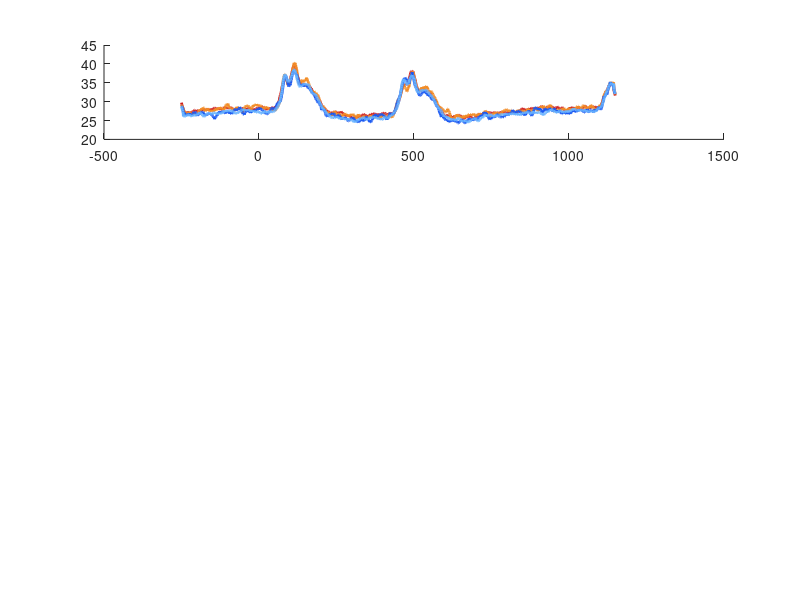

Write the MATLAB code that produced this figure. (Note: this script raises an error after producing the figure.)
% ======================================================================
% Fig3. Code for:
%   "Prefrontal feedback is associated with expectation-dependent
%    adaptation in inferotemporal cortex"
%   Shafiei et al. Communications Biology (under revision).
%
% This script is part of the analysis code for the paper above. We
% recorded single units and field potentials from macaque IT and vlPFC
% while monkeys viewed pairs of images in blocks with different
% repetition probabilities.

% ======================================================================

% Figure 3: repetition suppression and the block effect in IT.
% This script only draws the figure. The numbers come from fig3_data.mat,
% which fig3_analysis.m creates.
%
%   A  Population PSTHs of the four conditions, with an inset showing the
%      adaptation index (AI) for repeated (RT) and alternated (AT) trials,
%      collapsed across blocks
%   B  AI per condition, stimulus-specific adaptation (SSA) per block and
%      block effect (BE), full window (0-200 ms after response onset)
%   C  The same for the early window (0-100 ms)
%   D  The same for the late window (100-200 ms)
%
% Points and bars show the mean across neurons; error bars are the SEM.
% Response windows start at the response onset.
%
% Input:  fig3_data.mat (variables PSTH_pop, n_neurons, AI_repeated, AI_alternated, p_repeated,
%         p_alternated, and AIs, SSA_RB, SSA_AB, BE, p_SSA, p_BE for the full, early and late windows)
% Output: the figure window

clc; clear; close all;
load('fig3_data.mat');

%% Colours and labels
col.RB_rep = [0.80 0.10 0.10];
col.RB_alt = [0.95 0.55 0.15];
col.AB_rep = [0.10 0.35 0.95];
col.AB_alt = [0.40 0.70 1.00];
colors = [col.RB_rep; col.RB_alt; col.AB_rep; col.AB_alt];
AI_labels = {'RB-Rep', 'RB-Alt', 'AB-Rep', 'AB-Alt'};
S1_ON = 250;                                 % S1 onset (ms from trial start)

figure('Color', 'w', 'Position', [50 50 1300 1400]);

%% Panel A: population PSTHs (top row, all three columns)
axBig = subplot(4, 3, [1 2 3]);  hold on;
mRB_rep = PSTH_pop.RB_rep;  mRB_alt = PSTH_pop.RB_alt;
mAB_rep = PSTH_pop.AB_rep;  mAB_alt = PSTH_pop.AB_alt;
t_ms = (0:numel(mRB_rep) - 1) - S1_ON;
plot(t_ms, mRB_rep, 'Color', col.RB_rep, 'LineWidth', 2);
plot(t_ms, mRB_alt, 'Color', col.RB_alt, 'LineWidth', 2);
plot(t_ms, mAB_rep, 'Color', col.AB_rep, 'LineWidth', 2);
plot(t_ms, mAB_alt, 'Color', col.AB_alt, 'LineWidth', 2);
xline(0, ':k');  xline(100, ':k');  xline(400, ':k');  xline(500, ':k');
xlabel('Time from S1 onset (ms)');  ylabel('Firing rate (Hz)');
title(sprintf('A. Population PSTHs (n = %d)', n_neurons));
legend({'RB-Rep', 'RB-Alt', 'AB-Rep', 'AB-Alt'}, 'Location', 'northeast');  legend boxoff;
xlim([-100 800]);  box off;  set(gca, 'TickDir', 'out', 'FontSize', 11);

% Inset: AI for repeated vs alternated trials (collapsed across blocks)
axPos = get(axBig, 'Position');
axInset = axes('Position', [axPos(1) + axPos(3) * 0.72, axPos(2) + axPos(4) * 0.55, axPos(3) * 0.20, axPos(4) * 0.35]);
hold(axInset, 'on');
ins_colors = [0.80 0.10 0.10; 0.10 0.35 0.95];
AI_ins_means = [nanmean(AI_repeated), nanmean(AI_alternated)];
AI_ins_sems  = [nanstd(AI_repeated) / sqrt(numel(AI_repeated)), nanstd(AI_alternated) / sqrt(numel(AI_alternated))];
bar(1:2, AI_ins_means, 'FaceColor', 'flat', 'CData', ins_colors);
errorbar(1:2, AI_ins_means, AI_ins_sems, 'k', 'LineStyle', 'none', 'LineWidth', 1);
if p_repeated < 0.01
    text(1, AI_ins_means(1) + AI_ins_sems(1) + 0.01, '***', 'FontSize', 12, 'HorizontalAlignment', 'center');
end
if p_alternated < 0.01
    text(2, AI_ins_means(2) + AI_ins_sems(2) + 0.01, '***', 'FontSize', 12, 'HorizontalAlignment', 'center');
end
set(axInset, 'XTick', 1:2, 'XTickLabel', {'RT', 'AT'}, 'FontSize', 7);
ylabel(axInset, 'AI', 'FontSize', 7);
yline(axInset, 0, 'k:');
box(axInset, 'off');  set(axInset, 'TickDir', 'out');

%% Panels B, C, D: AI, SSA and block effect for the three windows
window_data = { ...
    struct('AIs', AIs_full,  'SSA_RB', SSA_RB_full,  'SSA_AB', SSA_AB_full,  'BE', BE_full,  'p_SSA', p_SSA_full,  'p_BE', p_BE_full,  'label', 'B. Full window (0-200 ms)'), ...
    struct('AIs', AIs_early, 'SSA_RB', SSA_RB_early, 'SSA_AB', SSA_AB_early, 'BE', BE_early, 'p_SSA', p_SSA_early, 'p_BE', p_BE_early, 'label', 'C. Early window (0-100 ms)'), ...
    struct('AIs', AIs_late,  'SSA_RB', SSA_RB_late,  'SSA_AB', SSA_AB_late,  'BE', BE_late,  'p_SSA', p_SSA_late,  'p_BE', p_BE_late,  'label', 'D. Late window (100-200 ms)') ...
};

for row = 1:3
    d = window_data{row};
    base = 3 + (row - 1) * 3;                % subplot index before this row's panels

    % AI per condition
    subplot(4, 3, base + 1);  hold on;
    means = nanmean(d.AIs, 1);
    sems  = nanstd(d.AIs, [], 1) ./ sqrt(sum(~isnan(d.AIs), 1));
    errorbar(1:4, means, sems, 'k', 'LineStyle', 'none', 'LineWidth', 1);
    for i = 1:4
        plot(i, means(i), 'o', 'MarkerFaceColor', colors(i, :), 'MarkerEdgeColor', 'k', 'MarkerSize', 6);
    end
    xlim([0.5 4.5]);  ylim([-0.15 0.15]);  set(gca, 'XTick', 1:4, 'XTickLabel', AI_labels);
    ylabel('AI');  yline(0, 'k:');
    title(d.label);  box off;  set(gca, 'TickDir', 'out', 'FontSize', 9);

    % Stimulus-specific adaptation in each block
    subplot(4, 3, base + 2);  hold on;
    meanSSA = [nanmean(d.SSA_RB), nanmean(d.SSA_AB)];
    semSSA  = [nanstd(d.SSA_RB) / sqrt(sum(~isnan(d.SSA_RB))), nanstd(d.SSA_AB) / sqrt(sum(~isnan(d.SSA_AB)))];
    errorbar([1 2], meanSSA, semSSA, 'k', 'LineStyle', 'none', 'LineWidth', 1);
    plot([1 2], meanSSA, 'o', 'MarkerFaceColor', [0.3 0.6 0.9], 'MarkerEdgeColor', 'k', 'MarkerSize', 6);
    xlim([0.5 2.5]);  ylim([-0.15 0.15]);  set(gca, 'XTick', [1 2], 'XTickLabel', {'RB', 'AB'});
    ylabel('SSA');  yline(0, 'k:');
    title(sprintf('SSA (p=%.3g)', d.p_SSA));  box off;  set(gca, 'TickDir', 'out', 'FontSize', 9);

    % Block effect
    subplot(4, 3, base + 3);  hold on;
    meanBE = nanmean(d.BE);  semBE = nanstd(d.BE) / sqrt(sum(~isnan(d.BE)));
    errorbar(1, meanBE, semBE, 'k', 'LineStyle', 'none', 'LineWidth', 1);
    plot(1, meanBE, 'o', 'MarkerFaceColor', [0.3 0.6 0.9], 'MarkerEdgeColor', 'k', 'MarkerSize', 6);
    xlim([0.5 1.5]);  ylim([-0.15 0.15]);  set(gca, 'XTick', 1, 'XTickLabel', {'RB - AB'});
    ylabel('Block effect');  yline(0, 'k:');
    title(sprintf('BE (p=%.3g)', d.p_BE));  box off;  set(gca, 'TickDir', 'out', 'FontSize', 9);
end
